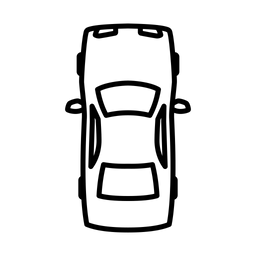
#> input picture static/icono_carro.png, 256 x 256 px, found by its file name
$ python make_icon_assets.py
#> lines starting #> are read from the running program, lines starting #| are printed output that depends on the picture
"""
Genera el asset de relleno del ícono del vehículo.

A partir de icono_carro.png (arte de líneas negras sobre fondo transparente)
produce icono_carro_fill.png: silueta opaca (interior + bordes) con exterior
transparente. Esta silueta se usa como máscara para colorear el fondo del
auto, mientras la imagen original se dibuja encima para conservar los
bordes negros.

Uso:
    python scripts/make_icon_assets.py
"""

import os

from PIL import Image, ImageDraw

SRC = os.path.join("static", "icono_carro.png")
DST = os.path.join("static", "icono_carro_fill.png")

THRESH = 32  # tolerancia para absorber el anti-aliasing del exterior


def main() -> None:
    im = Image.open(SRC).convert("RGBA")
#> im is the input picture: PIL image 256x256 RGBA; mean R, G, B, A 0, 0, 0, 25.2
    alpha = im.getchannel("A")
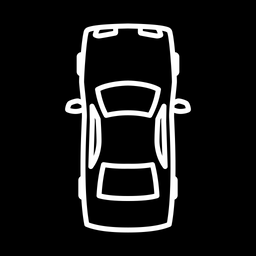
#> alpha: PIL image 256x256 L; min 0, max 255, mean 25.2
    w, h = alpha.size
#> w = 256; h = 256

    seeds = [
        (0, 0), (w - 1, 0), (0, h - 1), (w - 1, h - 1),
        (w // 2, 0), (w // 2, h - 1), (0, h // 2), (w - 1, h // 2),
    ]
    for xy in seeds:
        if alpha.getpixel(xy) <= THRESH:
            ImageDraw.floodfill(alpha, xy, 128, thresh=THRESH)
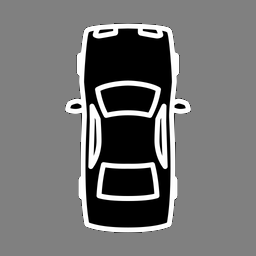
#> alpha: PIL image 256x256 L; min 0, max 255, mean 113.7

    fill = Image.new("RGBA", (w, h), (255, 255, 255, 0))
    px_a = alpha.load()
    px_f = fill.load()
    opaque = 0
    interior = 0
    for y in range(h):
        for x in range(w):
            v = px_a[x, y]
            if v != 128:  # todo lo que no es exterior
                px_f[x, y] = (255, 255, 255, 255)
                opaque += 1
                if v == 0:
                    interior += 1
#> after the loop, interior = 11417; opaque = 20171

    fill.save(DST)
    total = w * h
#> total = 65536
    print(f"size={w}x{h}")
#| size=256x256
    print(f"opacos={opaque} ({opaque / total * 100:.1f}%)")
#| opacos=20171 (30.8%)
    print(f"interior rellenado={interior} px")
#| interior rellenado=11417 px

    if interior == 0:
        print("ADVERTENCIA: no se rellenó interior; el contorno puede estar abierto.")


if __name__ == "__main__":
    main()
